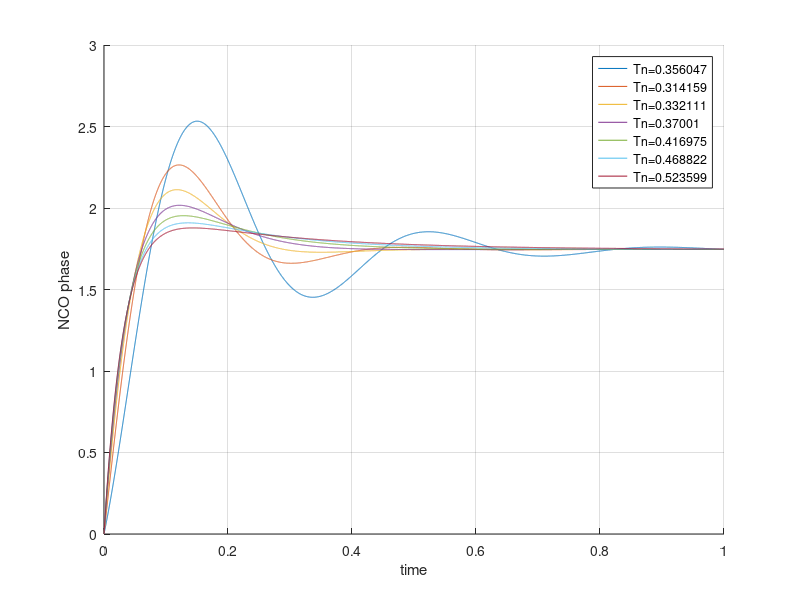

The MATLAB source for this figure:
%% https://github.com/VSHEV92/Synchronization_Systems_Models
clc; clear; close all; 

%% Переходная характеричтика фапч с пропорционально-интегрирующим петлевым фильтром.
%% Коэффициенты усиления фазового детектора и NCO равны 1.
%% При значении декремента меньше единице появляются колебания. Их период можно рассчитать
%% через значение шумовой полосы и резонансной частоты.

%% Литература: Gardner Phaselock Technique

Ts = 1e-4;                % шаг дискретизации
Tsim = 1;                 % время моделирования
Time = 0:Ts:Tsim;         
Nsamp = length(Time);     % число отсчетов

ksi_list = 0.3:0.2:1.5;   % декремент затухания 
BL = 10;                  % шумовая полоса
BL_n = BL * Ts;           % нормированная шумовая полоса

%% входной сигнал. ступенчатое изменение фазы на 100 градусов
indata = ones(1, Nsamp);
indata = indata * 100 / 180 * pi;

%% ошибка по фазе, выход фильтра и фаза NCO
err = zeros(1, Nsamp);
nco_phase = zeros(1, Nsamp);
loop_filter_out = zeros(1, Nsamp);

%% прошлое значение в интегрирующей ветви
ki_out_last = 0;

%% массив для сохраниения периода колебаний
Tn = [];

for ksi = ksi_list

    wn = 2 * BL / (ksi + 0.25/ksi);     % резонансная частота (рад/с)
    fn = wn / 2 / pi;                   % резонансная частота (Гц/с)
    Tn = [Tn 1/fn];                     % расчет и сохранение периода колебаний

    kp = 4*ksi*BL_n / (ksi + 0.25/ksi);        % усиление пропорциональной ветви
    ki = 4*BL_n^2 / (ksi + 0.25/ksi)^2;        % усиление интегрирующей ветви
    for n = 2:Nsamp
        % вычисление ошибки
        err(n) = indata(n) - nco_phase(n-1);

        % петлевой фильтр
        kp_out = kp * err(n);
        ki_out = ki * err(n) + ki_out_last;
        loop_filter_out(n) = kp_out + ki_out;
        ki_out_last = ki_out;

        % вычисление фазы NCO
        nco_phase(n) = nco_phase(n-1) + loop_filter_out(n); 
    endfor

    hold on;
    plot(Time, nco_phase); grid on;
    xlabel('time'); ylabel('NCO phase')
endfor

%% на легенде указан период колебаний при переходном процессе
legend(cellstr(num2str(Tn', 'Tn=%-d')))

